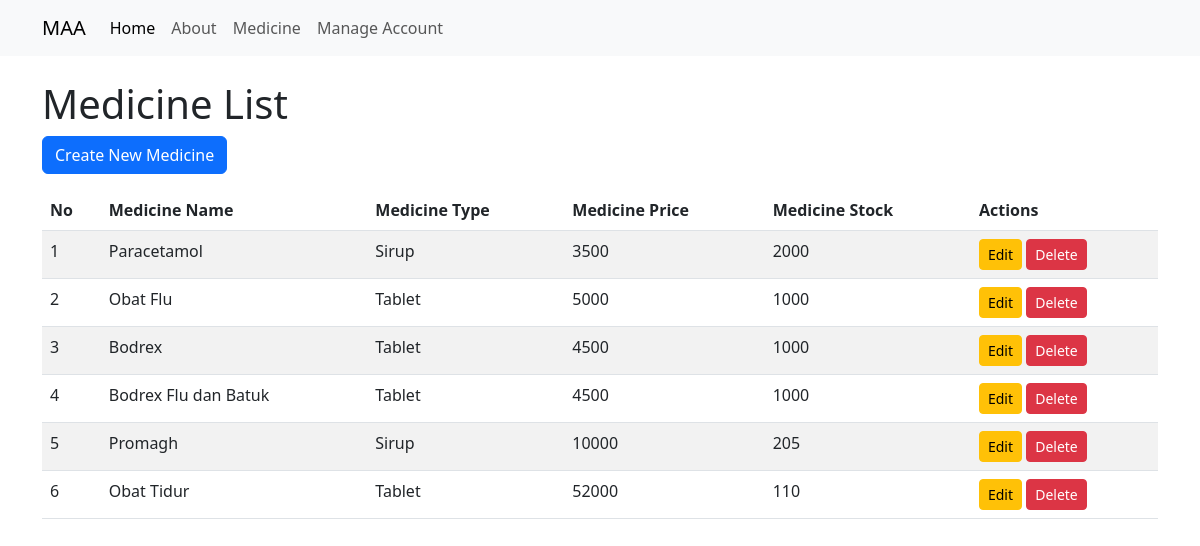
/medicine/, run on the app's committed database.
### medicine/models.py (models this page shows, shortened)
class Medicine(models.Model):
    class MedicineType(models.TextChoices):
        KAPSUL = 'kapsul', 'Kapsul'
        SIRUP = 'sirup', 'Sirup'
        TABLET = 'tablet', 'Tablet'
    medicine_name = models.CharField(max_length=100)
    medicin_type = models.CharField(
        max_length=10,
        choices=MedicineType.choices,
        default=MedicineType.KAPSUL
    )
    medicine_price = models.IntegerField()
    medicine_stock= models.IntegerField()

### medicine/views.py (the view)
# urls.py: path('medicine/', include('medicine.urls')),
def medicine(request):
    medicine = Medicine.objects.all()
    return render(request, 'medicine/medicine.html', {'medicine': medicine})

### medicine/templates/medicine/medicine.html (shortened to what this page needs)
{% extends "layout.html" %}
{% block content %}
<h1>Medicine List</h1>
<a href="{% url 'create_medicine' %}" class="btn btn-primary">Create New Medicine</a>
<table class="table table-striped mt-3">
    <thead>
        <tr>
            <th>No</th>
            <th>Medicine Name</th>
            <th>Medicine Type</th>
            <th>Medicine Price</th>
            <th>Medicine Stock</th>
            <th>Actions</th>
        </tr>
    </thead>
    <tbody>
        {% for medicines in medicine %}
        <tr>
            <td>{{ forloop.counter }}</td>
            <td>{{ medicines.medicine_name }}</td>
            <td>{{ medicines.get_medicin_type_display }}</td>
            <td>{{ medicines.medicine_price }}</td>
            <td>{{ medicines.medicine_stock }}</td>
            <td>
                <a href="{% url 'update_medicine' medicines.id %}" class="btn btn-warning btn-sm">Edit</a>
                <a href="{% url 'delete_medicine' medicines.id %}" class="btn btn-danger btn-sm">Delete</a>
            </td>
        </tr>
        {% endfor %}
    </tbody>
</table>
{% endblock %}

### data on the page
Medicine: medicine_name "Paracetamol", medicin_type "Sirup", medicine_price "3500", medicine_stock "2000"
Medicine: medicine_name "Obat Flu", medicin_type "Tablet", medicine_price "5000", medicine_stock "1000"
Medicine: medicine_name "Bodrex", medicin_type "Tablet", medicine_price "4500", medicine_stock "1000"
Medicine: medicine_name "Bodrex Flu dan Batuk", medicin_type "Tablet", medicine_price "4500", medicine_stock "1000"
Medicine: medicine_name "Promagh", medicin_type "Sirup", medicine_price "10000", medicine_stock "205"
Medicine: medicine_name "Obat Tidur", medicin_type "Tablet", medicine_price "52000", medicine_stock "110"
